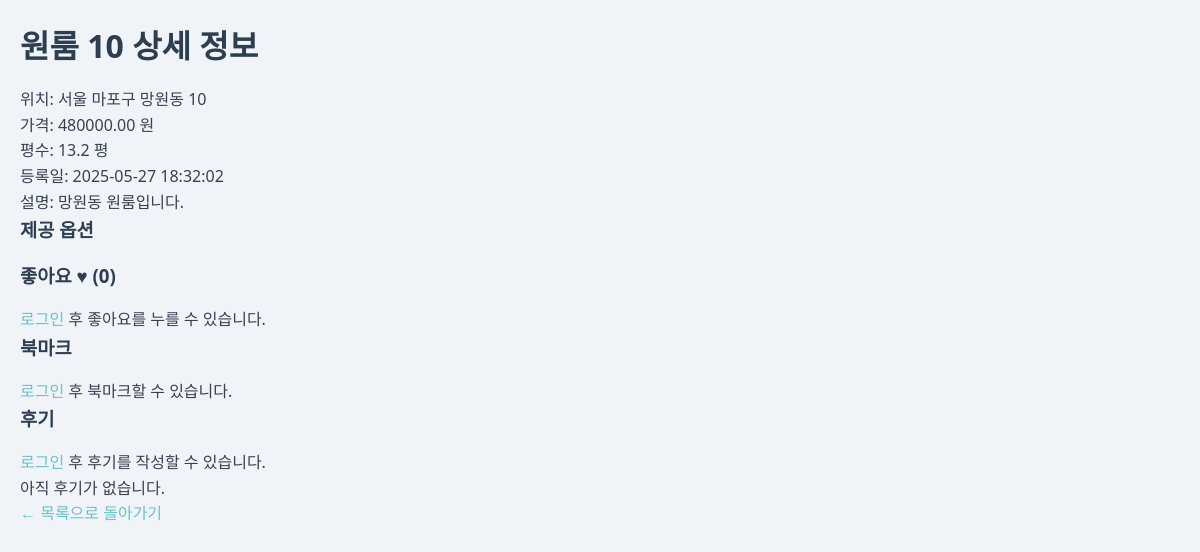
/living_Room/room_detail.php?room_id=10, run on the app's committed database.
### tables this page shows
CREATE TABLE Room (
    room_id INT AUTO_INCREMENT PRIMARY KEY,                      
    user_id INT NOT NULL,                                        
    room_name VARCHAR(100) NOT NULL,                             
    location VARCHAR(255),                                       
    price DECIMAL(10, 2),                                        
    size FLOAT,                                                  
    image_path TEXT,                                             
    created_at DATETIME DEFAULT CURRENT_TIMESTAMP,               
    description TEXT,                                            
    FOREIGN KEY (user_id) REFERENCES User(user_id) ON DELETE CASCADE  
);

### living_Room/room_detail.php (the view, shortened to what this page needs)
<?php
include 'db.php';
$room_id = $_GET['room_id'] ?? null;
$sql = "SELECT * FROM Room WHERE room_id = ?";
$stmt = $conn->prepare($sql);
$stmt->bind_param("i", $room_id);
$stmt->execute();
$result = $stmt->get_result();
$Room = $result->fetch_assoc();
$sql = "SELECT u.name, r.rating, r.content, r.created_at
        FROM Review r JOIN User u ON r.user_id = u.user_id
        WHERE r.room_id = ? ORDER BY r.created_at DESC";
$review_stmt = $conn->prepare($sql);
$review_stmt->bind_param("i", $room_id);
$review_stmt->execute();
$reviews = $review_stmt->get_result();
$sql = "SELECT COUNT(*) as like_count FROM LikeRoom WHERE room_id = ?";
$stmt = $conn->prepare($sql);
$stmt->bind_param("i", $room_id);
$stmt->execute();
$like_count = $stmt->get_result()->fetch_assoc()['like_count'];
$bookmarked = false;
?>
<!DOCTYPE html>
<html lang="ko">
<head>
    <link rel="stylesheet" href="css/main.css">
</head>
<body>
<h1><?php echo htmlspecialchars($Room['room_name']); ?> 상세 정보</h1>
<p>위치: <?php echo htmlspecialchars($Room['location']); ?></p>
<p>가격: <?php echo htmlspecialchars($Room['price']); ?> 원</p>
<p>평수: <?php echo htmlspecialchars($Room['size']); ?> 평</p>
<p>등록일: <?php echo htmlspecialchars($Room['created_at']); ?></p>
<p>설명: <?php echo nl2br(htmlspecialchars($Room['description'])); ?></p>
<h3>제공 옵션</h3>
<h3>좋아요 ♥ (<?php echo $like_count; ?>)</h3>
<?php if (isset($_SESSION['user_id'])): ?>
<form method="post" action="like_toggle.php">
    <input type="hidden" name="room_id" value="<?php echo $room_id; ?>">
    <?php
    $stmt = $conn->prepare("SELECT 1 FROM LikeRoom WHERE user_id = ? AND room_id = ?");
    $stmt->bind_param("ii", $_SESSION['user_id'], $room_id);
    $stmt->execute();
    $liked = $stmt->get_result()->num_rows > 0;
    $stmt->close();
    ?>
    <button type="submit" name="action" value="<?php echo $liked ? 'unlike' : 'like'; ?>">
        <?php echo $liked ? '좋아요 취소' : '좋아요'; ?>
    </button>
</form>
<?php else: ?>
<p><a href="login.php">로그인</a> 후 좋아요를 누를 수 있습니다.</p>
<?php endif; ?>
<h3>북마크</h3>
<?php if (isset($_SESSION['user_id'])): ?>
<form method="post" action="bookmark_toggle.php">
    <input type="hidden" name="room_id" value="<?php echo $room_id; ?>">
    <button type="submit" name="action" value="<?php echo $bookmarked ? 'unbookmark' : 'Bookmark'; ?>">
        <?php echo $bookmarked ? '북마크 취소' : '북마크'; ?>
    </button>
</form>
<?php else: ?>
<p><a href="login.php">로그인</a> 후 북마크할 수 있습니다.</p>
<?php endif; ?>
<h3>후기</h3>
<?php if (isset($_SESSION['user_id'])): ?>
<form method="post" action="review_add.php">
    <input type="hidden" name="room_id" value="<?php echo $room_id; ?>">
    평점 (1~5): <input type="number" name="rating" min="1" max="5" required><br>
    내용:<br>
    <textarea name="content" rows="4" cols="50" required></textarea><br>
    <button type="submit">후기 작성</button>
</form>
<?php else: ?>
<p><a href="login.php">로그인</a> 후 후기를 작성할 수 있습니다.</p>
<?php endif; ?>
<?php if ($reviews->num_rows > 0): ?>
    <?php while ($r = $reviews->fetch_assoc()): ?>
        <div>
            <strong><?php echo htmlspecialchars($r['name']); ?></strong> (<?php echo $r['rating']; ?>/5)<br>
            <small><?php echo $r['created_at']; ?></small><br>
            <p><?php echo nl2br(htmlspecialchars($r['content'])); ?></p>
            <hr>
        </div>
    <?php endwhile; ?>
<?php else: ?>
    <p>아직 후기가 없습니다.</p>
<?php endif; ?>
<a href="rooms_list.php">← 목록으로 돌아가기</a>
</body>
</html>

### living_Room/css/main.css (style rules this page uses)
* { margin: 0; padding: 0; box-sizing: border-box; }
body { font-family: 'Segoe UI', Tahoma, Geneva, Verdana, sans-serif; background-color: #f0f4f8; color: #374151; line-height: 1.6; padding: 20px; }
h1, h2, h3 { margin-bottom: 1rem; color: #2c3e50; font-weight: 700; }
a { color: #6bc1c9; text-decoration: none; transition: color 0.3s ease; }

### data on the page
room: room_name "원룸 10", location "서울 마포구 망원동 10", price "480000.00", size "13.2", created_at "2025-05-27 18:32:02", description "망원동 원룸입니다."

### other printed values
$like_count "0"
